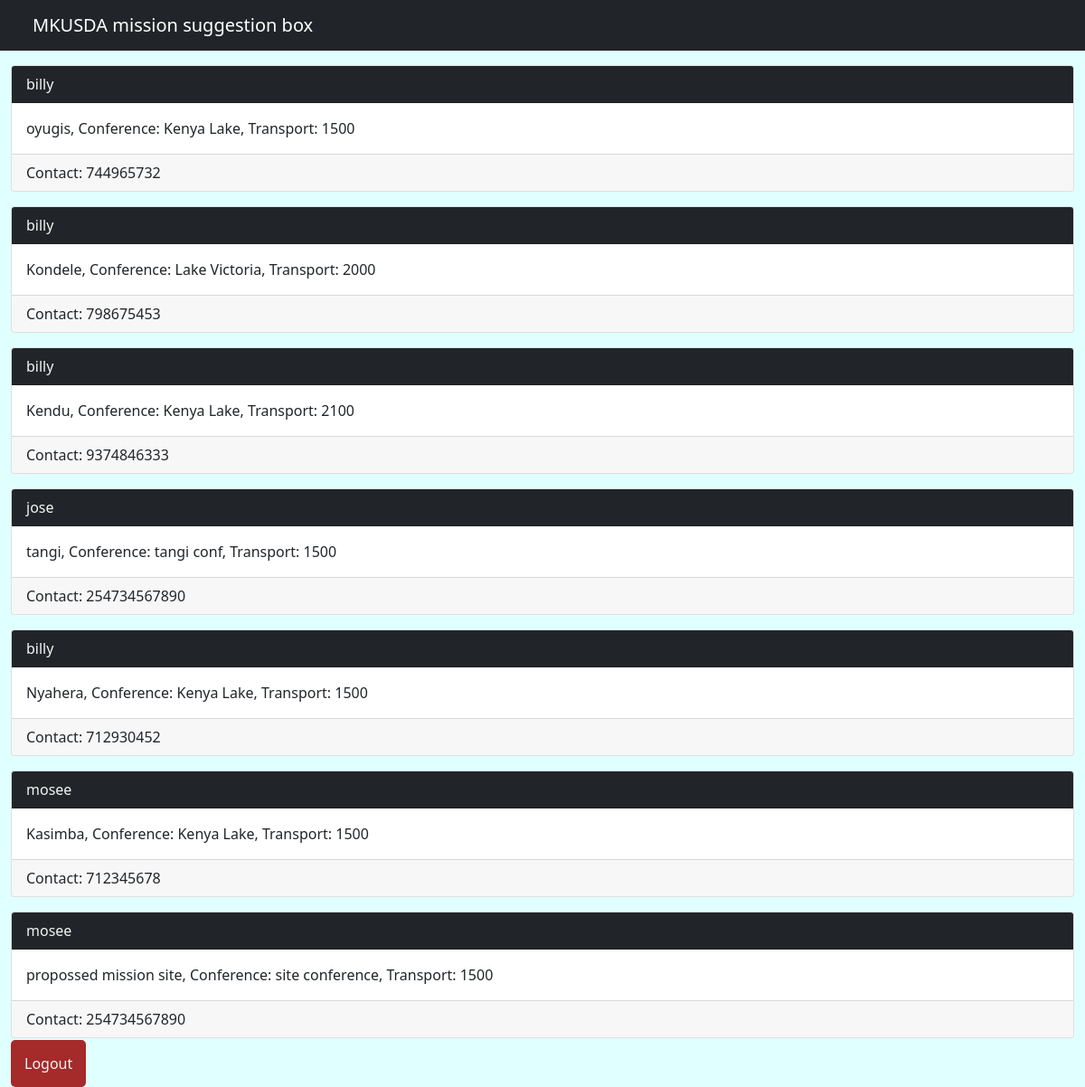
Page /suggestion_list on the committed database.
### suggestions/models.py (models this page shows)
class suggestion(models.Model):
	author = models.ForeignKey(settings.AUTH_USER_MODEL, on_delete=models.CASCADE, default=1)
	contact = models.IntegerField(default=+254734567890)
	transport = models.IntegerField(default=1500)
	site = models.CharField(default='propossed mission site', max_length=250)
	field = models.CharField(default='site conference', max_length=250)

### suggestions/views.py (the view)
# urls.py: path('suggestion_list', views.suggestion_list, name= 'suggestion_list')
def suggestion_list(request):
	suggestions =suggestion.objects.all()
	context={
		'suggestions':suggestions
	}
	return render (request, 'suggestion_list.html', context)

### suggestions/templates/suggestion_list.html (shortened to what this page needs)
{%extends 'base.html'%}
{%block content%}
{%for suggestion in suggestions%}
    <p>
        <div class="card">
        <div class="card-header bg-dark">{{suggestion.author}}</div>
        <div class="card-body">{{suggestion.site}}, Conference: {{suggestion.field}}, Transport: {{suggestion.transport}}</div>
        <div class="card-footer">Contact: {{suggestion.contact}}</div>
        </div>
    </p>
{%endfor%}
<a href="{%url 'logout'%}" class="log">Logout</a>
{%endblock%}

### accounts/Templates/base.html (shortened to what this page needs)
<!DOCTYPE html>
<html>
<head>
	{%load static%}
	<link rel="stylesheet" type="text/css" href="{% static 'css/bootstrap.css'%}">
</head>
<body>
	<div class="container-fluid">
		<div class="row">
			<nav class="navbar navbar-expand-lg navbar-dark bg-dark">
				  <div class="container-fluid">
				    <a class="navbar-brand" href="{%url 'landing'%}">MKUSDA mission suggestion box</a>
			</nav>
				</div>
				{%block content%}
				{%endblock%}
		</div>
</body>
</html>

### accounts/Templates/base.html (style rules this page uses)
body { background: lightcyan; }

### suggestions/templates/suggestion_list.html (style rules this page uses)
.card-header { color: whitesmoke; }
.log { text-decoration: none; background: brown; color: whitesmoke; height: 50px; width: 100px; border: 0px; border-radius: 5px; padding: 15px; grid-area: log; }

### rows in the picture
suggestion: author "billy", site "oyugis", field "Kenya Lake", transport "1500", contact "744965732"
suggestion: author "billy", site "Kondele", field "Lake Victoria", transport "2000", contact "798675453"
suggestion: author "billy", site "Kendu", field "Kenya Lake", transport "2100", contact "9374846333"
suggestion: author "jose", site "tangi", field "tangi conf", transport "1500", contact "254734567890"
suggestion: author "billy", site "Nyahera", field "Kenya Lake", transport "1500", contact "712930452"
suggestion: author "mosee", site "Kasimba", field "Kenya Lake", transport "1500", contact "712345678"
suggestion: author "mosee", site "propossed mission site", field "site conference", transport "1500", contact "254734567890"
